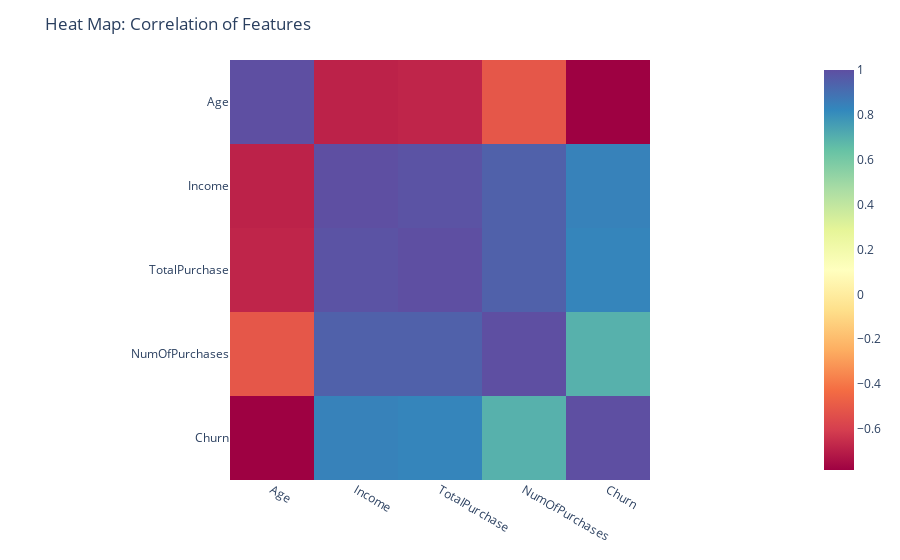

The notebook cell this image was saved under:
### Code cell
fig = px.imshow(corr_df, color_continuous_scale='Spectral')
fig.update_layout(title='Heat Map: Correlation of Features', font=dict(size=12))
fig.show()

### Figure 1 — Plotly figure (JSON) as saved in the notebook; plotly's stock layout.template omitted (floating-point values rounded to 4 significant figures)
{"data": [{"coloraxis": "coloraxis", "hovertemplate": "x: %{x}<br>y: %{y}<br>color: %{z}<extra></extra>", "name": "0", "type": "heatmap", "x": ["Age", "Income", "TotalPurchase", "NumOfPurchases", "Churn"], "xaxis": "x", "y": ["Age", "Income", "TotalPurchase", "NumOfPurchases", "Churn"], "yaxis": "y", "z": [[1, -0.6868, -0.6767, -0.5118, -0.7833], [-0.6868, 1, 0.9873, 0.944, 0.8405], [-0.6767, 0.9873, 1, 0.9442, 0.8323], [-0.5118, 0.944, 0.9442, 1, 0.6947], [-0.7833, 0.8405, 0.8323, 0.6947, 1]]}], "layout": {"coloraxis": {"colorscale": [[0, "rgb(158,1,66)"], [0.1, "rgb(213,62,79)"], [0.2, "rgb(244,109,67)"], [0.3, "rgb(253,174,97)"], [0.4, "rgb(254,224,139)"], [0.5, "rgb(255,255,191)"], [0.6, "rgb(230,245,152)"], [0.7, "rgb(171,221,164)"], [0.8, "rgb(102,194,165)"], [0.9, "rgb(50,136,189)"], [1, "rgb(94,79,162)"]]}, "font": {"size": 12}, "margin": {"t": 60}, "title": {"text": "Heat Map: Correlation of Features"}, "xaxis": {"anchor": "y", "constrain": "domain", "domain": [0, 1], "scaleanchor": "y"}, "yaxis": {"anchor": "x", "autorange": "reversed", "constrain": "domain", "domain": [0, 1]}}}
